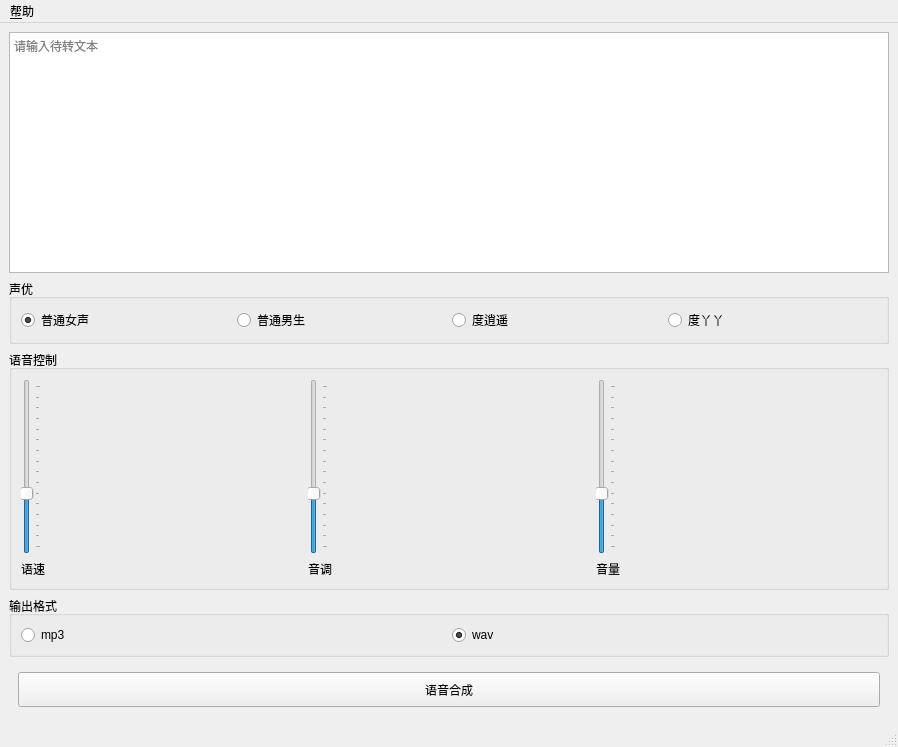
<?xml version="1.0" encoding="UTF-8"?>
<ui version="4.0">
 <class>MainWindow</class>
 <widget class="QMainWindow" name="MainWindow">
  <property name="geometry">
   <rect>
    <x>0</x>
    <y>0</y>
    <width>898</width>
    <height>747</height>
   </rect>
  </property>
  <property name="windowTitle">
   <string>长衫菌的配音助手</string>
  </property>
  <widget class="QWidget" name="centralwidget">
   <layout class="QVBoxLayout" name="verticalLayout_6">
    <item>
     <layout class="QVBoxLayout" name="verticalLayout_2">
      <item>
       <widget class="QPlainTextEdit" name="plainTextEdit">
        <property name="placeholderText">
         <string>请输入待转文本</string>
        </property>
       </widget>
      </item>
      <item>
       <widget class="QGroupBox" name="groupBox">
        <property name="title">
         <string>声优</string>
        </property>
        <layout class="QHBoxLayout" name="horizontalLayout">
         <item>
          <widget class="QRadioButton" name="radioButton">
           <property name="text">
            <string>普通女声</string>
           </property>
           <property name="checked">
            <bool>true</bool>
           </property>
           <attribute name="buttonGroup">
            <string notr="true">buttonGroup</string>
           </attribute>
          </widget>
         </item>
         <item>
          <widget class="QRadioButton" name="radioButton_2">
           <property name="text">
            <string>普通男生</string>
           </property>
           <attribute name="buttonGroup">
            <string notr="true">buttonGroup</string>
           </attribute>
          </widget>
         </item>
         <item>
          <widget class="QRadioButton" name="radioButton_3">
           <property name="text">
            <string>度逍遥</string>
           </property>
           <attribute name="buttonGroup">
            <string notr="true">buttonGroup</string>
           </attribute>
          </widget>
         </item>
         <item>
          <widget class="QRadioButton" name="radioButton_4">
           <property name="text">
            <string>度丫丫</string>
           </property>
           <attribute name="buttonGroup">
            <string notr="true">buttonGroup</string>
           </attribute>
          </widget>
         </item>
        </layout>
       </widget>
      </item>
      <item>
       <widget class="QGroupBox" name="groupBox_3">
        <property name="title">
         <string>语音控制</string>
        </property>
        <layout class="QHBoxLayout" name="horizontalLayout_3">
         <item>
          <layout class="QVBoxLayout" name="verticalLayout_3">
           <property name="sizeConstraint">
            <enum>QLayout::SetDefaultConstraint</enum>
           </property>
           <item>
            <widget class="QSlider" name="verticalSlider">
             <property name="maximum">
              <number>15</number>
             </property>
             <property name="value">
              <number>5</number>
             </property>
             <property name="tracking">
              <bool>true</bool>
             </property>
             <property name="orientation">
              <enum>Qt::Vertical</enum>
             </property>
             <property name="tickPosition">
              <enum>QSlider::TicksBelow</enum>
             </property>
            </widget>
           </item>
           <item>
            <widget class="QLabel" name="label">
             <property name="text">
              <string>语速</string>
             </property>
            </widget>
           </item>
          </layout>
         </item>
         <item>
          <layout class="QVBoxLayout" name="verticalLayout_4">
           <item>
            <widget class="QSlider" name="verticalSlider_2">
             <property name="maximum">
              <number>15</number>
             </property>
             <property name="value">
              <number>5</number>
             </property>
             <property name="orientation">
              <enum>Qt::Vertical</enum>
             </property>
             <property name="tickPosition">
              <enum>QSlider::TicksBelow</enum>
             </property>
            </widget>
           </item>
           <item>
            <widget class="QLabel" name="label_2">
             <property name="text">
              <string>音调</string>
             </property>
            </widget>
           </item>
          </layout>
         </item>
         <item>
          <layout class="QVBoxLayout" name="verticalLayout_5">
           <item>
            <widget class="QSlider" name="verticalSlider_3">
             <property name="maximum">
              <number>15</number>
             </property>
             <property name="value">
              <number>5</number>
             </property>
             <property name="orientation">
              <enum>Qt::Vertical</enum>
             </property>
             <property name="tickPosition">
              <enum>QSlider::TicksBelow</enum>
             </property>
            </widget>
           </item>
           <item>
            <widget class="QLabel" name="label_3">
             <property name="text">
              <string>音量</string>
             </property>
            </widget>
           </item>
          </layout>
         </item>
        </layout>
       </widget>
      </item>
      <item>
       <widget class="QGroupBox" name="groupBox_2">
        <property name="title">
         <string>输出格式</string>
        </property>
        <layout class="QHBoxLayout" name="horizontalLayout_2">
         <item>
          <widget class="QRadioButton" name="radioButton_10">
           <property name="text">
            <string>mp3</string>
           </property>
           <attribute name="buttonGroup">
            <string notr="true">buttonGroup_2</string>
           </attribute>
          </widget>
         </item>
         <item>
          <widget class="QRadioButton" name="radioButton_12">
           <property name="text">
            <string>wav</string>
           </property>
           <property name="checked">
            <bool>true</bool>
           </property>
           <attribute name="buttonGroup">
            <string notr="true">buttonGroup_2</string>
           </attribute>
          </widget>
         </item>
        </layout>
       </widget>
      </item>
      <item>
       <widget class="QWidget" name="widget_2" native="true">
        <layout class="QHBoxLayout" name="horizontalLayout_4">
         <item>
          <widget class="QPushButton" name="pushButton">
           <property name="minimumSize">
            <size>
             <width>0</width>
             <height>35</height>
            </size>
           </property>
           <property name="text">
            <string>语音合成</string>
           </property>
          </widget>
         </item>
        </layout>
       </widget>
      </item>
     </layout>
    </item>
   </layout>
  </widget>
  <widget class="QMenuBar" name="menubar">
   <property name="geometry">
    <rect>
     <x>0</x>
     <y>0</y>
     <width>898</width>
     <height>23</height>
    </rect>
   </property>
   <widget class="QMenu" name="menu">
    <property name="title">
     <string>&amp;帮助</string>
    </property>
    <addaction name="action"/>
   </widget>
   <addaction name="menu"/>
  </widget>
  <widget class="QStatusBar" name="statusbar"/>
  <action name="action">
   <property name="text">
    <string>关于我们</string>
   </property>
  </action>
 </widget>
 <resources/>
 <connections/>
 <buttongroups>
  <buttongroup name="buttonGroup"/>
  <buttongroup name="buttonGroup_2"/>
 </buttongroups>
</ui>
